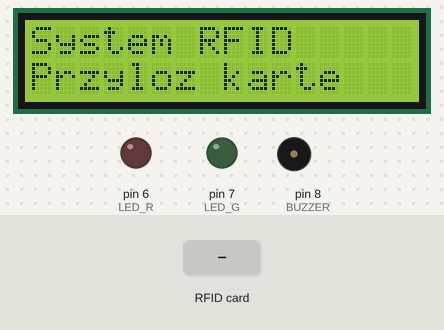
Recording of a sketch running on a simulated Arduino Uno, built with avr-gcc and run on an emulated ATmega328P. Shown: 16×2 character LCD, output pins drawn as LEDs (lit = HIGH), buzzer (waves = sounding, pin HIGH). The inputs (shaded band) are chosen by the test bench. Pins used as bus, display or sensor lines are not drawn.

Above: at 1.3 s.
1.4 s: RFID card D0 4D F3 32 held to the reader
At 2.4 s:
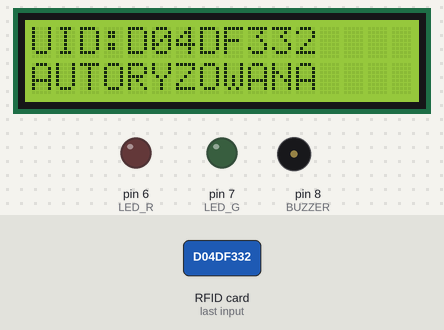
At 4.2 s:
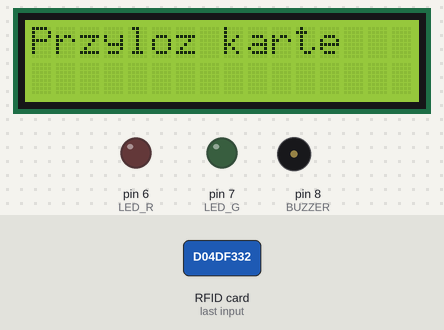
4.4 s: RFID card 5E 7A 19 C4 held to the reader
At 5.7 s:
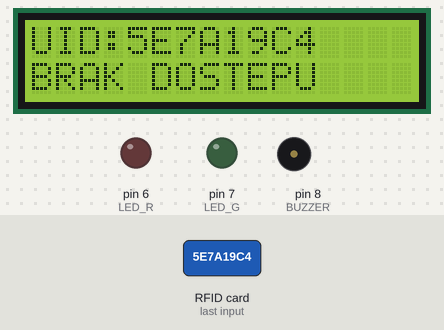
Timing chart, 0 to 7.4 s (numbered marks = the images above; inputs shaded):
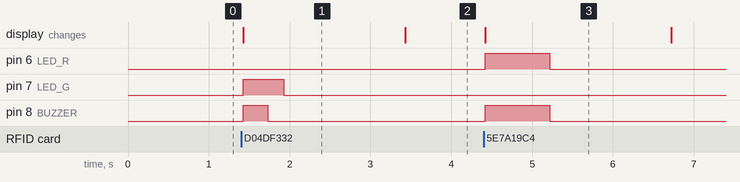

Measured:
- after the input at 1.4 s, pin 7 (LED_G): LOW → HIGH at once, → LOW 0.50 s later; pin 8 (BUZZER): LOW → HIGH at once, → LOW 0.30 s later; the display: changes at once (image 1)
- after the input at 4.4 s, pin 6 (LED_R), pin 8 (BUZZER): LOW → HIGH at once, → LOW 0.80 s later; the display: changes at once (image 3)
- what the display in image 1 shows lasts 2.0 s, from 1.4 s to 3.4 s
- what the display in image 3 shows lasts 2.3 s, from 4.4 s to 6.7 s

The sketch:

rfid_lcd.ino
```cpp
#include <SPI.h>
#include <MFRC522.h>
#include <LiquidCrystal.h>

#define SS_PIN 10
#define RST_PIN 9

#define LED_R 6
#define LED_G 7
#define BUZZER 8

MFRC522 rfid(SS_PIN, RST_PIN);
LiquidCrystal lcd(A0, A1, A2, A3, A4, A5);

// AUTORYZOWANA KARTA (ZMIEN NA SWOJA)
byte authorizedUID[4] = {0xD0, 0x4D, 0xF3, 0x32};

void setup() {
  Serial.begin(9600);
  SPI.begin();
  rfid.PCD_Init();

  pinMode(LED_R, OUTPUT);
  pinMode(LED_G, OUTPUT);
  pinMode(BUZZER, OUTPUT);

  lcd.begin(16, 2);
  lcd.print("System RFID");
  lcd.setCursor(0, 1);
  lcd.print("Przyloz karte");
}

void loop() {
  if (!rfid.PICC_IsNewCardPresent()) return;
  if (!rfid.PICC_ReadCardSerial()) return;

  lcd.clear();
  lcd.setCursor(0, 0);
  lcd.print("UID:");

  bool authorized = true;

  for (byte i = 0; i < rfid.uid.size; i++) {
    if (rfid.uid.uidByte[i] < 0x10) lcd.print("0");
    lcd.print(rfid.uid.uidByte[i], HEX);

    if (rfid.uid.uidByte[i] != authorizedUID[i]) {
      authorized = false;
    }
  }

  if (authorized) {
    lcd.setCursor(0, 1);
    lcd.print("AUTORYZOWANA");

    digitalWrite(LED_G, HIGH);
    digitalWrite(BUZZER, HIGH);
    delay(300);
    digitalWrite(BUZZER, LOW);
    delay(200);
    digitalWrite(LED_G, LOW);
  } else {
    lcd.setCursor(0, 1);
    lcd.print("BRAK DOSTEPU");

    digitalWrite(LED_R, HIGH);
    digitalWrite(BUZZER, HIGH);
    delay(800);
    digitalWrite(BUZZER, LOW);
    digitalWrite(LED_R, LOW);
  }

  delay(1500);
  lcd.clear();
  lcd.print("Przyloz karte");

  rfid.PICC_HaltA();
}
```
